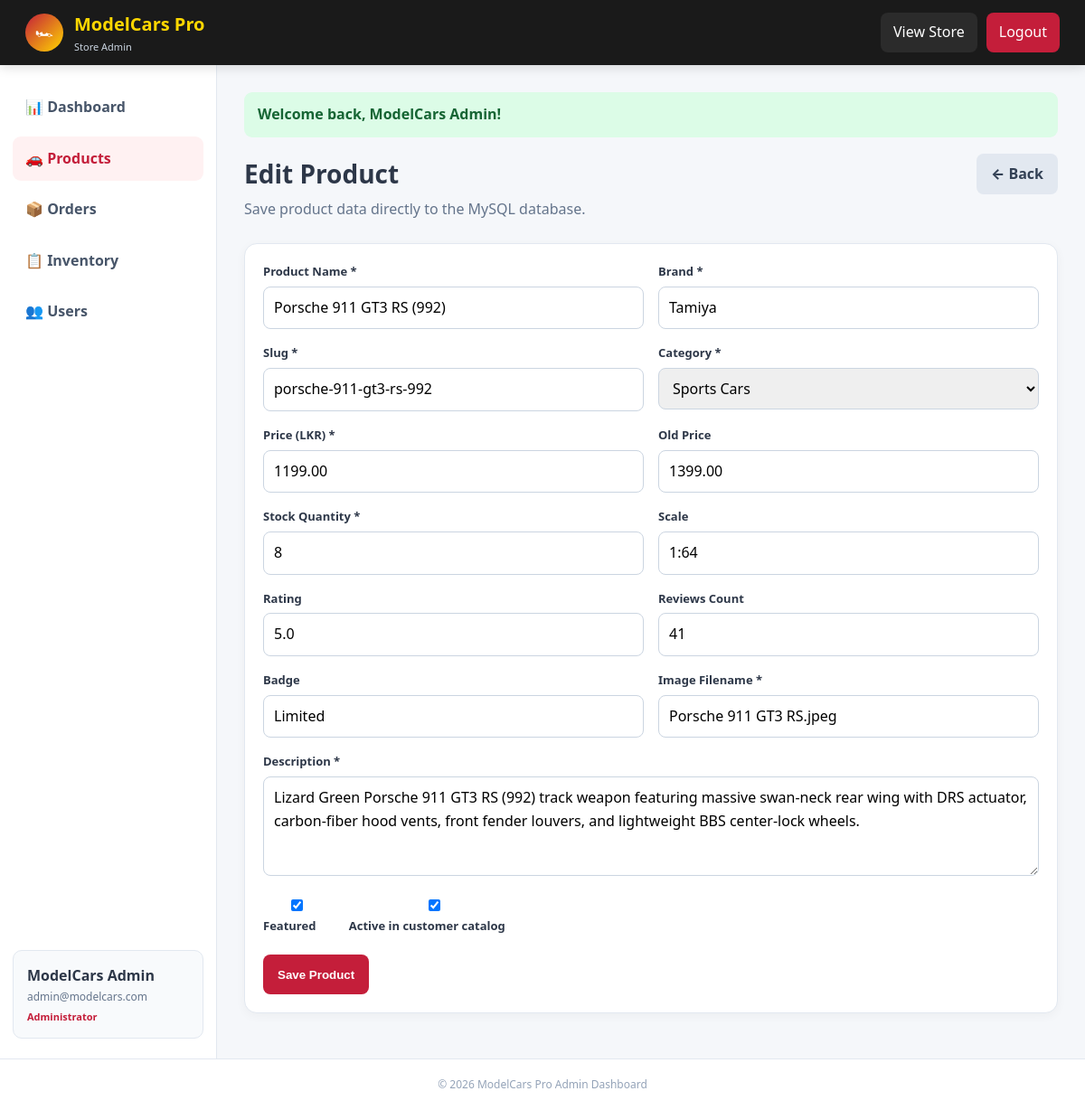
Page /admin/product-edit.php?id=11 (signed in) on the earlier database version.
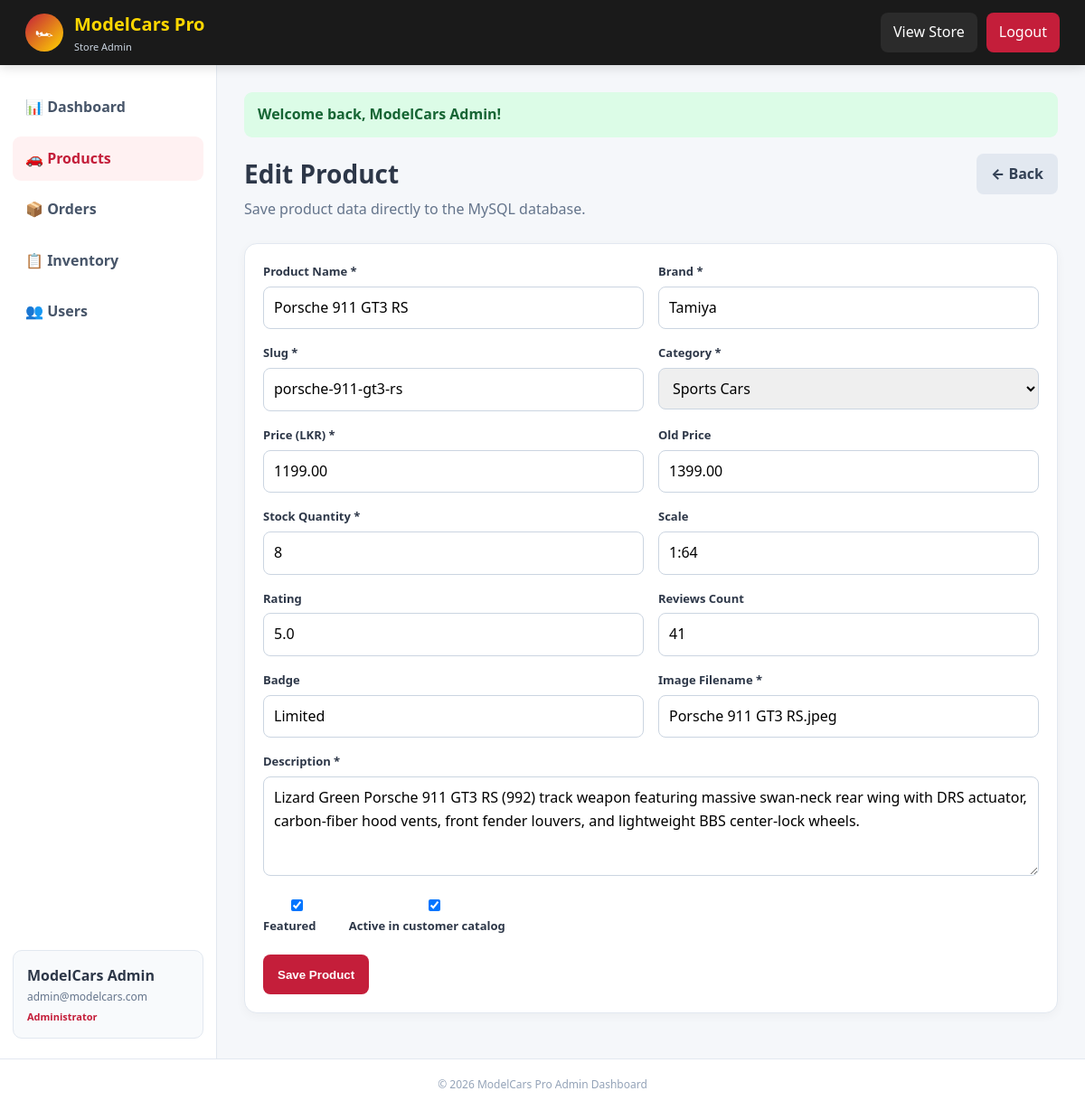
Same page on the later database version.
### tables this page shows
CREATE TABLE `products` (
    `id` INT AUTO_INCREMENT PRIMARY KEY,
    `category_id` INT NOT NULL,
    `brand` VARCHAR(80) NOT NULL,
    `name` VARCHAR(150) NOT NULL,
    `slug` VARCHAR(150) NOT NULL UNIQUE,
    `scale` VARCHAR(20) DEFAULT '1:64',
    `description` TEXT NOT NULL,
    `price` DECIMAL(10, 2) NOT NULL,
    `old_price` DECIMAL(10, 2) NULL,
    `stock_quantity` INT DEFAULT 10,
    `rating` DECIMAL(2, 1) DEFAULT 5.0,
    `reviews_count` INT DEFAULT 0,
    `badge` VARCHAR(50) NULL,
    `image` VARCHAR(255) NOT NULL,
    `is_featured` TINYINT(1) DEFAULT 1,
    `created_at` TIMESTAMP DEFAULT CURRENT_TIMESTAMP,
    `updated_at` TIMESTAMP DEFAULT CURRENT_TIMESTAMP ON UPDATE CURRENT_TIMESTAMP,
    CONSTRAINT `fk_products_category` FOREIGN KEY (`category_id`) REFERENCES `categories` (`id`) ON DELETE CASCADE
);

CREATE TABLE `categories` (
    `id` INT AUTO_INCREMENT PRIMARY KEY,
    `name` VARCHAR(100) NOT NULL,
    `slug` VARCHAR(100) NOT NULL UNIQUE,
    `description` TEXT NULL,
    `icon` VARCHAR(50) DEFAULT '🏎',
    `created_at` TIMESTAMP DEFAULT CURRENT_TIMESTAMP
);

### php/config.php (called while the page is built, shortened)
<?php
function sanitize($data) {
    return htmlspecialchars(trim((string)$data), ENT_QUOTES, 'UTF-8');
}

### admin/product-edit.php (the view, shortened to what this page needs)
<?php
require_once __DIR__ . '/bootstrap.php';
$id=(int)($_GET['id'] ?? $_POST['id'] ?? 0);
$isEdit=$id>0;
$categories=$pdo->query("SELECT id,name FROM categories ORDER BY name")->fetchAll();
$product=['category_id'=>1,'brand'=>'','name'=>'','slug'=>'','scale'=>'1:64','description'=>'','price'=>'','old_price'=>'','stock_quantity'=>10,'rating'=>5,'reviews_count'=>0,'badge'=>'','image'=>'','is_featured'=>1,'is_active'=>1];
if($isEdit){$s=$pdo->prepare("SELECT * FROM products WHERE id=?");$s->execute([$id]);$product=$s->fetch();if(!$product){setFlashMessage('error','Product not found.');redirect('products.php');}}
$pageTitle=$isEdit?'Edit Product':'Add Product';$activePage='products';require_once __DIR__.'/_header.php';
?>
<div class="admin-title-row"><div><h1><?php echo $isEdit?'Edit Product':'Add Product'; ?></h1><p>Save product data directly to the MySQL database.</p></div><a class="admin-btn light" href="products.php">← Back</a></div>
<div class="admin-card"><form class="admin-form" method="post"><input type="hidden" name="csrf_token" value="<?php echo adminCsrfToken(); ?>"><input type="hidden" name="id" value="<?php echo $id; ?>">
<div><label>Product Name *</label><input required name="name" value="<?php echo sanitize($product['name']); ?>"></div>
<div><label>Brand *</label><input required name="brand" value="<?php echo sanitize($product['brand']); ?>"></div>
<div><label>Slug *</label><input required name="slug" value="<?php echo sanitize($product['slug']); ?>"></div>
<div><label>Category *</label><select name="category_id" required><?php foreach($categories as $c): ?><option value="<?php echo $c['id']; ?>" <?php echo $product['category_id']==$c['id']?'selected':''; ?>><?php echo sanitize($c['name']); ?></option><?php endforeach; ?></select></div>
<div><label>Price (LKR) *</label><input type="number" step="0.01" min="0" required name="price" value="<?php echo sanitize($product['price']); ?>"></div>
<div><label>Old Price</label><input type="number" step="0.01" min="0" name="old_price" value="<?php echo sanitize($product['old_price']); ?>"></div>
<div><label>Stock Quantity *</label><input type="number" min="0" required name="stock_quantity" value="<?php echo (int)$product['stock_quantity']; ?>"></div>
<div><label>Scale</label><input name="scale" value="<?php echo sanitize($product['scale']); ?>"></div>
<div><label>Rating</label><input type="number" step="0.1" min="0" max="5" name="rating" value="<?php echo sanitize($product['rating']); ?>"></div>
<div><label>Reviews Count</label><input type="number" min="0" name="reviews_count" value="<?php echo (int)$product['reviews_count']; ?>"></div>
<div><label>Badge</label><input name="badge" value="<?php echo sanitize($product['badge']); ?>" placeholder="New / Popular / Limited"></div>
<div><label>Image Filename *</label><input required name="image" value="<?php echo sanitize($product['image']); ?>" placeholder="Porsche 911 GT3 RS.jpeg"></div>
<div class="full"><label>Description *</label><textarea required name="description"><?php echo sanitize($product['description']); ?></textarea></div>
<div class="full" style="display:flex;gap:20px;flex-wrap:wrap"><label><input type="checkbox" name="is_featured" <?php echo !empty($product['is_featured'])?'checked':''; ?>> Featured</label><label><input type="checkbox" name="is_active" <?php echo !isset($product['is_active'])||$product['is_active']?'checked':''; ?>> Active in customer catalog</label></div>
<div class="full"><button class="admin-btn" type="submit">Save Product</button></div>
</form></div>
<?php require_once __DIR__.'/_footer.php'; ?>

Differences in the rows shown:
changed products "Tamiya": name "Porsche 911 GT3 RS (992)" → "Porsche 911 GT3 RS"; slug "porsche-911-gt3-rs-992" → "porsche-911-gt3-rs"
